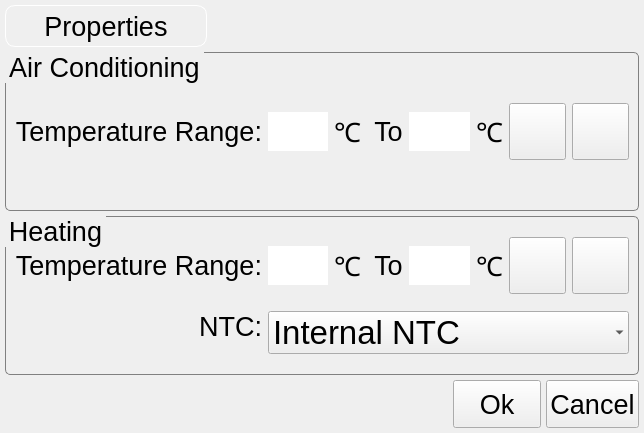
<?xml version="1.0" encoding="UTF-8"?>
<ui version="4.0">
 <class>PropertiesSettings</class>
 <widget class="QWidget" name="PropertiesSettings">
  <property name="geometry">
   <rect>
    <x>0</x>
    <y>0</y>
    <width>644</width>
    <height>433</height>
   </rect>
  </property>
  <property name="styleSheet">
   <string notr="true">QLabel#titleLabel {
	padding-width-left:5px;
	padding-width-right:5px;
	border: 1px solid white;
	border-radius: 10px;
	min-width: 200px;
	min-height: 40px;
}

QLabel#statusLabel {
	background-color: white;
}

 QComboBox {
	selection-background-color: transparent;
	selection-color: black;
}

 QGroupBox {
     border: 1px solid gray;
     border-radius: 5px;
 }
QGroupBox::title {
     subcontrol-origin: margin;
     subcontrol-position: top left; /* position at the top center */
 }

QFrame#frame_1,#frame_2  {
	border: 2px solid rgb(125, 125, 125, 50%);
	border-radius: 3px;
	background-color:rgb(100, 200, 200, 50%);
}

QGroupBox QPushButton {
	min-width: 55px;
	min-height: 55px;
	max-width: 55px;
	max-height: 55px;
	border-image: url(:/Hac/round-button-small.png);
}

QPushButton#okButton, #cancelButton {
	border-image: url(:/Hac/background-rect-button.png);
	min-height: 40px;
	min-width: 80px;
}


QPushButton#upButton1, #upButton2 {
	image: url(:/Hac/up-arrow-black.png);
}
QPushButton#upButton1:pressed, #upButton2:pressed {
	image: url(:/Hac/up-arrow-red.png);
}
QPushButton#downButton1, #downButton2 {
	image: url(:/Hac/down-arrow-black.png);
}
QPushButton#downButton1:pressed, #downButton2:pressed {
	image: url(:/Hac/down-arrow-red.png);
}

</string>
  </property>
  <layout class="QGridLayout" name="gridLayout_3">
   <property name="margin">
    <number>5</number>
   </property>
   <property name="spacing">
    <number>5</number>
   </property>
   <item row="0" column="0">
    <layout class="QHBoxLayout" name="horizontalLayout">
     <item>
      <widget class="QLabel" name="titleLabel">
       <property name="font">
        <font>
         <pointsize>20</pointsize>
        </font>
       </property>
       <property name="text">
        <string>Properties</string>
       </property>
       <property name="alignment">
        <set>Qt::AlignCenter</set>
       </property>
      </widget>
     </item>
     <item>
      <spacer name="horizontalSpacer_3">
       <property name="orientation">
        <enum>Qt::Horizontal</enum>
       </property>
       <property name="sizeHint" stdset="0">
        <size>
         <width>40</width>
         <height>20</height>
        </size>
       </property>
      </spacer>
     </item>
    </layout>
   </item>
   <item row="1" column="0">
    <layout class="QHBoxLayout" name="horizontalLayout_6">
     <item>
      <widget class="QGroupBox" name="acGroupBox">
       <property name="sizePolicy">
        <sizepolicy hsizetype="Preferred" vsizetype="Expanding">
         <horstretch>0</horstretch>
         <verstretch>0</verstretch>
        </sizepolicy>
       </property>
       <property name="font">
        <font>
         <pointsize>20</pointsize>
        </font>
       </property>
       <property name="title">
        <string>Air Conditioning</string>
       </property>
       <layout class="QGridLayout" name="gridLayout_2">
        <item row="0" column="0">
         <widget class="QLabel" name="acRangeLabel">
          <property name="font">
           <font>
            <pointsize>20</pointsize>
           </font>
          </property>
          <property name="text">
           <string>Temperature Range:</string>
          </property>
          <property name="alignment">
           <set>Qt::AlignRight|Qt::AlignTrailing|Qt::AlignVCenter</set>
          </property>
         </widget>
        </item>
        <item row="0" column="1">
         <widget class="HacLineEdit" name="minLineEdit1">
          <property name="font">
           <font>
            <pointsize>25</pointsize>
           </font>
          </property>
          <property name="frame">
           <bool>false</bool>
          </property>
         </widget>
        </item>
        <item row="0" column="3">
         <widget class="QLabel" name="label">
          <property name="font">
           <font>
            <pointsize>20</pointsize>
           </font>
          </property>
          <property name="text">
           <string> To</string>
          </property>
          <property name="alignment">
           <set>Qt::AlignCenter</set>
          </property>
         </widget>
        </item>
        <item row="0" column="4">
         <widget class="HacLineEdit" name="maxLineEdit1">
          <property name="font">
           <font>
            <pointsize>25</pointsize>
           </font>
          </property>
          <property name="frame">
           <bool>false</bool>
          </property>
         </widget>
        </item>
        <item row="0" column="6">
         <widget class="QPushButton" name="downButton1">
          <property name="focusPolicy">
           <enum>Qt::NoFocus</enum>
          </property>
          <property name="autoRepeat">
           <bool>true</bool>
          </property>
         </widget>
        </item>
        <item row="0" column="7">
         <widget class="QPushButton" name="upButton1">
          <property name="focusPolicy">
           <enum>Qt::NoFocus</enum>
          </property>
          <property name="autoRepeat">
           <bool>true</bool>
          </property>
         </widget>
        </item>
        <item row="0" column="2">
         <widget class="QLabel" name="unitLabel">
          <property name="font">
           <font>
            <family>unifont</family>
            <pointsize>20</pointsize>
           </font>
          </property>
          <property name="text">
           <string>℃</string>
          </property>
         </widget>
        </item>
        <item row="0" column="5">
         <widget class="QLabel" name="unitLabel_3">
          <property name="font">
           <font>
            <family>unifont</family>
            <pointsize>20</pointsize>
           </font>
          </property>
          <property name="text">
           <string>℃</string>
          </property>
         </widget>
        </item>
       </layout>
      </widget>
     </item>
    </layout>
   </item>
   <item row="2" column="0">
    <layout class="QHBoxLayout" name="horizontalLayout_7">
     <item>
      <widget class="QGroupBox" name="heatingGroupBox">
       <property name="sizePolicy">
        <sizepolicy hsizetype="Preferred" vsizetype="Expanding">
         <horstretch>0</horstretch>
         <verstretch>0</verstretch>
        </sizepolicy>
       </property>
       <property name="font">
        <font>
         <pointsize>20</pointsize>
        </font>
       </property>
       <property name="title">
        <string>Heating</string>
       </property>
       <layout class="QGridLayout" name="gridLayout">
        <item row="0" column="0" rowspan="2">
         <layout class="QVBoxLayout" name="verticalLayout">
          <item>
           <widget class="QLabel" name="heatRangeLabel">
            <property name="font">
             <font>
              <pointsize>20</pointsize>
             </font>
            </property>
            <property name="text">
             <string>Temperature Range:</string>
            </property>
            <property name="alignment">
             <set>Qt::AlignRight|Qt::AlignTrailing|Qt::AlignVCenter</set>
            </property>
           </widget>
          </item>
          <item>
           <widget class="QLabel" name="ntcLabel">
            <property name="font">
             <font>
              <pointsize>20</pointsize>
             </font>
            </property>
            <property name="text">
             <string>NTC:</string>
            </property>
            <property name="alignment">
             <set>Qt::AlignRight|Qt::AlignTrailing|Qt::AlignVCenter</set>
            </property>
           </widget>
          </item>
         </layout>
        </item>
        <item row="0" column="1">
         <widget class="HacLineEdit" name="minLineEdit2">
          <property name="font">
           <font>
            <pointsize>25</pointsize>
           </font>
          </property>
          <property name="frame">
           <bool>false</bool>
          </property>
         </widget>
        </item>
        <item row="0" column="3">
         <widget class="QLabel" name="label_2">
          <property name="font">
           <font>
            <pointsize>20</pointsize>
           </font>
          </property>
          <property name="text">
           <string> To</string>
          </property>
          <property name="alignment">
           <set>Qt::AlignCenter</set>
          </property>
         </widget>
        </item>
        <item row="0" column="4">
         <widget class="HacLineEdit" name="maxLineEdit2">
          <property name="font">
           <font>
            <pointsize>25</pointsize>
           </font>
          </property>
          <property name="frame">
           <bool>false</bool>
          </property>
         </widget>
        </item>
        <item row="0" column="6">
         <widget class="QPushButton" name="downButton2">
          <property name="focusPolicy">
           <enum>Qt::NoFocus</enum>
          </property>
          <property name="autoRepeat">
           <bool>true</bool>
          </property>
         </widget>
        </item>
        <item row="0" column="7">
         <widget class="QPushButton" name="upButton2">
          <property name="focusPolicy">
           <enum>Qt::NoFocus</enum>
          </property>
          <property name="autoRepeat">
           <bool>true</bool>
          </property>
         </widget>
        </item>
        <item row="1" column="1" colspan="7">
         <widget class="QComboBox" name="maxComboBox_2">
          <property name="font">
           <font>
            <pointsize>25</pointsize>
           </font>
          </property>
          <property name="frame">
           <bool>false</bool>
          </property>
          <item>
           <property name="text">
            <string>Internal NTC</string>
           </property>
          </item>
          <item>
           <property name="text">
            <string>External NTC</string>
           </property>
          </item>
          <item>
           <property name="text">
            <string>Internal/External NTC</string>
           </property>
          </item>
         </widget>
        </item>
        <item row="0" column="5">
         <widget class="QLabel" name="unitLabel_4">
          <property name="font">
           <font>
            <family>unifont</family>
            <pointsize>20</pointsize>
           </font>
          </property>
          <property name="text">
           <string>℃</string>
          </property>
         </widget>
        </item>
        <item row="0" column="2">
         <widget class="QLabel" name="unitLabel_5">
          <property name="font">
           <font>
            <family>unifont</family>
            <pointsize>20</pointsize>
           </font>
          </property>
          <property name="text">
           <string>℃</string>
          </property>
         </widget>
        </item>
       </layout>
      </widget>
     </item>
    </layout>
   </item>
   <item row="3" column="0">
    <layout class="QHBoxLayout" name="horizontalLayout_3">
     <item>
      <spacer name="horizontalSpacer">
       <property name="orientation">
        <enum>Qt::Horizontal</enum>
       </property>
       <property name="sizeHint" stdset="0">
        <size>
         <width>87</width>
         <height>20</height>
        </size>
       </property>
      </spacer>
     </item>
     <item>
      <widget class="QPushButton" name="okButton">
       <property name="font">
        <font>
         <pointsize>20</pointsize>
        </font>
       </property>
       <property name="text">
        <string>Ok</string>
       </property>
      </widget>
     </item>
     <item>
      <widget class="QPushButton" name="cancelButton">
       <property name="font">
        <font>
         <pointsize>20</pointsize>
        </font>
       </property>
       <property name="text">
        <string>Cancel</string>
       </property>
      </widget>
     </item>
    </layout>
   </item>
  </layout>
 </widget>
 <customwidgets>
  <customwidget>
   <class>HacLineEdit</class>
   <extends>QLineEdit</extends>
   <header>haclineedit.h</header>
  </customwidget>
 </customwidgets>
 <resources>
  <include location="../res/hac.qrc"/>
 </resources>
 <connections/>
</ui>
